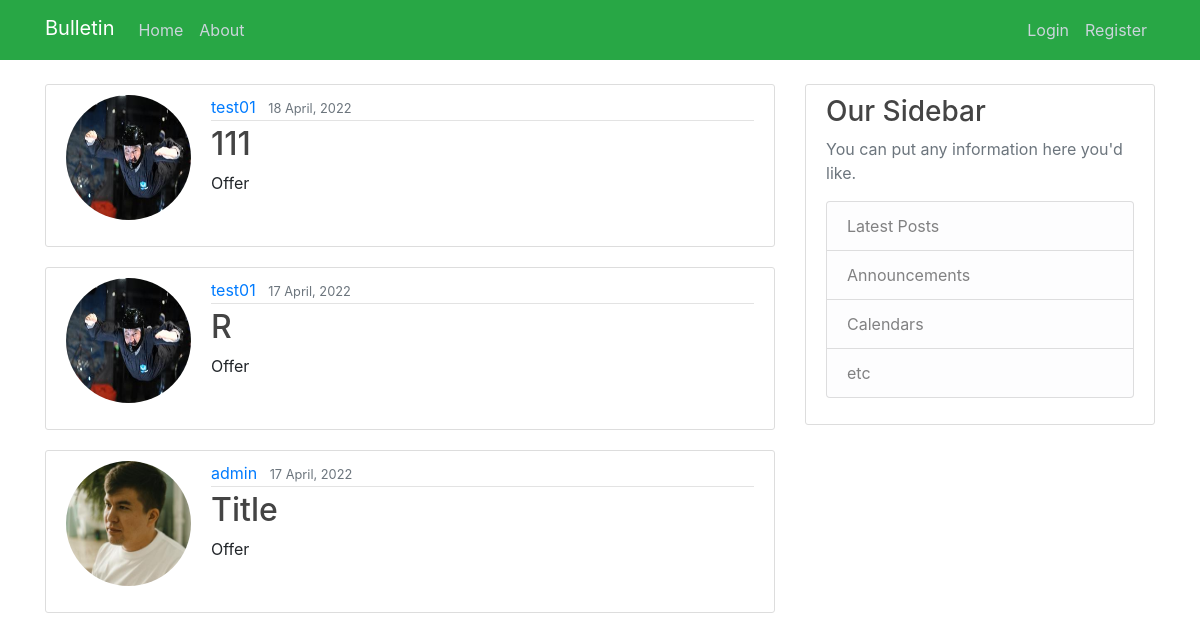
/home/, run on the app's committed database.
### myboardapp/models.py (models this page shows, shortened)
class Bulletin(models.Model):
    title = models.CharField(max_length=100, blank=True)
    author = models.ForeignKey(User, on_delete=models.CASCADE)
    content = models.TextField()
    file = models.FileField(upload_to='profile_bulletins',
                                             blank=True,
                                             )
    bulletin_category = models.ForeignKey(CategoryModel, on_delete=models.CASCADE)
    date_created = models.DateTimeField(default=timezone.now)

class CategoryModel(models.Model):
    category_name = models.CharField(max_length=255,
                                     unique=True,
                                     )
    def __str__(self):
        return f'{self.category_name}'
    """
    >>> from myboardapp.models import Bulletin
    >>> from myboardapp.models import CategoryModel
    >>> CategoryModel.objects.create(category_name = "Offer")
    <CategoryModel: Offer>
    """

### users/models.py (models this page shows, shortened)
class Profile(models.Model):
    user = models.OneToOneField(User, on_delete=models.CASCADE)
    image = models.ImageField(default='default.jpg', upload_to='profile_pics')

### myboardapp/views.py (the view)
# urls.py: path('home/', PostListView.as_view(), name='home'),
class PostListView(ListView):
    model = Bulletin
    template_name = 'myboardapp/home.html'
    context_object_name = 'bulletins_0'
    ordering = ['-date_created']

### myboardapp/templates/myboardapp/home.html (shortened to what this page needs)
{% extends "myboardapp/base.html" %}
{% load static %}
{% block content %}
    <main role="main" class="container">
      <div class="row">
        <div class="col-md-8">
            {% for bulletin in bulletins_0 %}
                <article class="media content-section">
                    <img class="rounded-circle account-img" src="{{ bulletin.author.profile.image.url }}">
                    <div class="media-body">
                        <div class="article-metadata">
                      <a class="mr-2" href="#">{{ bulletin.author }}</a>
                      <small class="text-muted">{{ bulletin.date_created|date:"d F, Y" }}</small>
                    </div>
                    <h2><a class="article-title" href="{% url 'bulletin-detail' bulletin.id %}">{{ bulletin.title }}</a></h2>
                    <p class="article-content">{{ bulletin.bulletin_category }}</p>
                  </div>
                </article>
            {% endfor %}
        </div>
        <div class="col-md-4">
          <div class="content-section">
            <h3>Our Sidebar</h3>
            <p class='text-muted'>You can put any information here you'd like.
              <ul class="list-group">
                <li class="list-group-item list-group-item-light">Latest Posts</li>
                <li class="list-group-item list-group-item-light">Announcements</li>
                <li class="list-group-item list-group-item-light">Calendars</li>
                <li class="list-group-item list-group-item-light">etc</li>
              </ul>
            </p>
          </div>
        </div>
      </div>
    </main>
{% endblock content %}

### myboardapp/templates/myboardapp/base.html (shortened to what this page needs)
{% load static %}
<!DOCTYPE html>
<html lang="en">
<head>
    <link rel="stylesheet" href="https://cdn.jsdelivr.net/npm/bootstrap@4.0.0/dist/css/bootstrap.min.css">
    <link rel="stylesheet" type="text/css" href="{% static 'myboardapp/mail.css' %}">
</head>
<body>
    <header class="site-header">
      <nav class="navbar navbar-expand-md navbar-dark bg-success ">
        <div class="container">
          <a class="navbar-brand mb-1" href="/home">Bulletin</a>
          <div class="collapse navbar-collapse" id="navbarToggle">
            <div class="navbar-nav mr-auto">
              <a class="nav-item nav-link" href="{% url 'home' %}">Home</a>
              <a class="nav-item nav-link" href="/about">About</a>
            </div>
            <div class="navbar-nav">
                {% if user.is_authenticated %}
                <a class="nav-item nav-link" href="{% url 'bulletin-create' %}">New Post</a>
                <a class="nav-item nav-link" href="{% url 'profile' %}">Profile</a>
                <a class="nav-item nav-link" href="{% url 'logout' %}">Logout</a>
                {% else %}
                  <a class="nav-item nav-link" href="{% url 'login' %}">Login</a>
                  <a class="nav-item nav-link" href="{% url 'register' %}">Register</a>
                {% endif %}
            </div>
          </div>
        </div>
      </nav>
    </header>
    <br>
    {% block content %}{% endblock %}
</body>
</html>

### myboardapp/static/myboardapp/mail.css (style rules this page uses)
h1, h2, h3, h4, h5, h6 { color: #444444; }
ul { margin: 0; }
.site-header .navbar-nav .nav-link { color: #cbd5db; }
.content-section { background: #ffffff; padding: 10px 20px; border: 1px solid #dddddd; border-radius: 3px; margin-bottom: 20px; }
.article-title { color: #444444; }
.article-content { white-space: pre-line; }
.article-metadata { padding-bottom: 1px; margin-bottom: 4px; border-bottom: 1px solid #e3e3e3 }
.account-img { height: 125px; width: 125px; margin-right: 20px; margin-bottom: 16px; }

### data on the page
Bulletin: author.profile.image (picture), author "test01", date_created "18 April, 2022", title "111", bulletin_category "Offer"
Bulletin: author.profile.image (picture), author "test01", date_created "17 April, 2022", title "R", bulletin_category "Offer"
Bulletin: author.profile.image (picture), author "admin", date_created "17 April, 2022", title "Title", bulletin_category "Offer"
